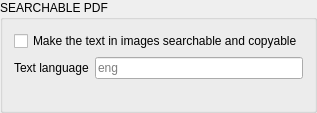
 <widget class="QGroupBox" name="groupBox_ocr">
  <property name="sizePolicy">
   <sizepolicy hsizetype="Preferred" vsizetype="Fixed">
    <horstretch>0</horstretch>
    <verstretch>0</verstretch>
   </sizepolicy>
  </property>
  <property name="title">
   <string>SEARCHABLE PDF</string>
  </property>
  <layout class="QVBoxLayout" name="verticalLayout_ocr">
   <item>
    <layout class="QGridLayout" name="gridLayout_ocr">
     <item row="0" column="0" colspan="2">
      <widget class="QCheckBox" name="ocr_enabled">
  <property name="styleSheet">
   <string>QCheckBox::indicator { width: 20px;height:20px };</string>
  </property>
       <property name="toolTip">
        <string>The app reads the words in your images and adds them invisibly to the pages, so you can search the PDF and copy its text. Converting takes longer.</string>
       </property>
       <property name="text">
        <string>Make the text in images searchable and copyable</string>
       </property>
      </widget>
     </item>
     <item row="1" column="0">
      <widget class="QLabel" name="label_ocr_language">
       <property name="text">
        <string>Text language</string>
       </property>
      </widget>
     </item>
     <item row="1" column="1">
      <widget class="QLineEdit" name="ocr_language">
       <property name="toolTip">
        <string>Language of the text: eng (English), deu (German), fra (French), spa (Spanish), ita (Italian). For two languages, write eng+deu.</string>
       </property>
       <property name="placeholderText">
        <string>eng</string>
       </property>
      </widget>
     </item>
     <item row="2" column="0" colspan="2">
      <widget class="QLabel" name="ocr_status">
       <property name="text">
        <string/>
       </property>
       <property name="wordWrap">
        <bool>true</bool>
       </property>
      </widget>
     </item>
    </layout>
   </item>
  </layout>
 </widget>
